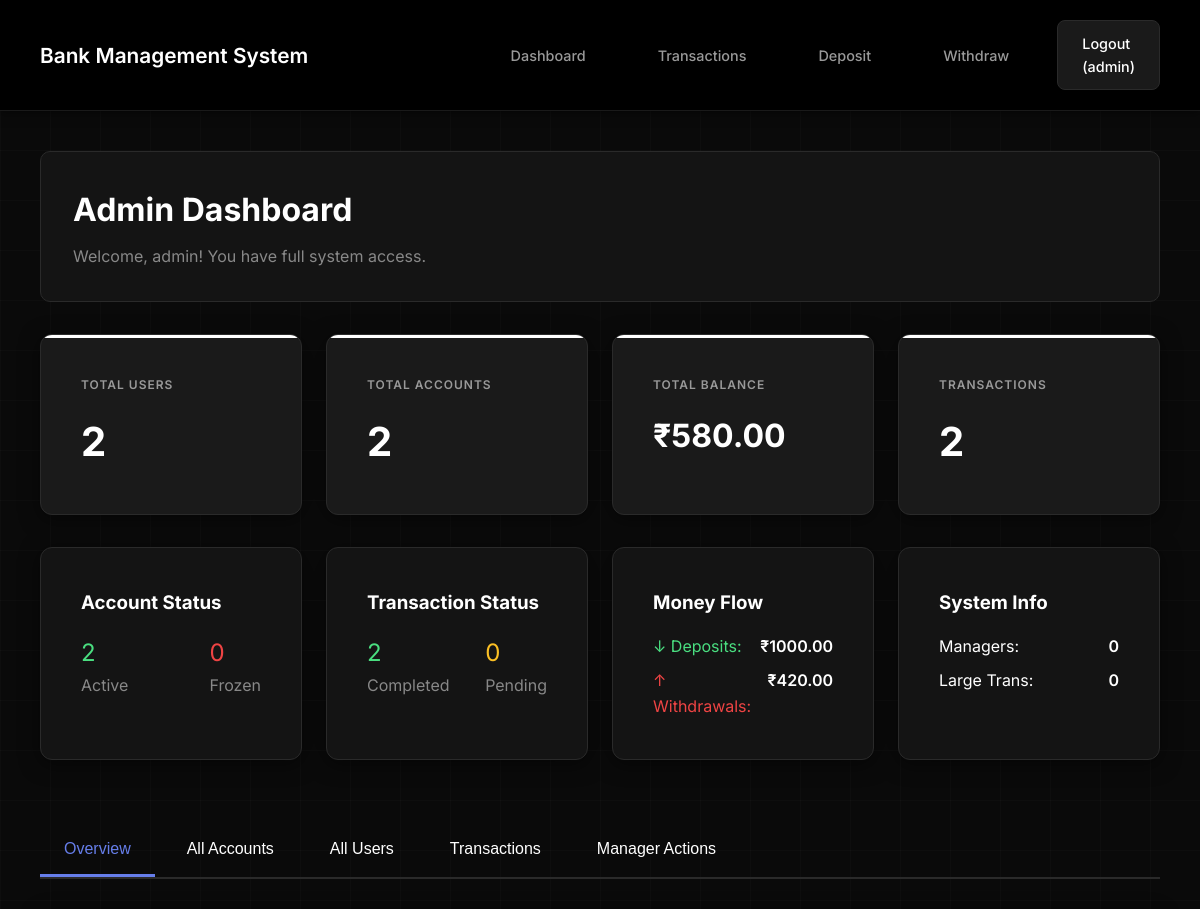
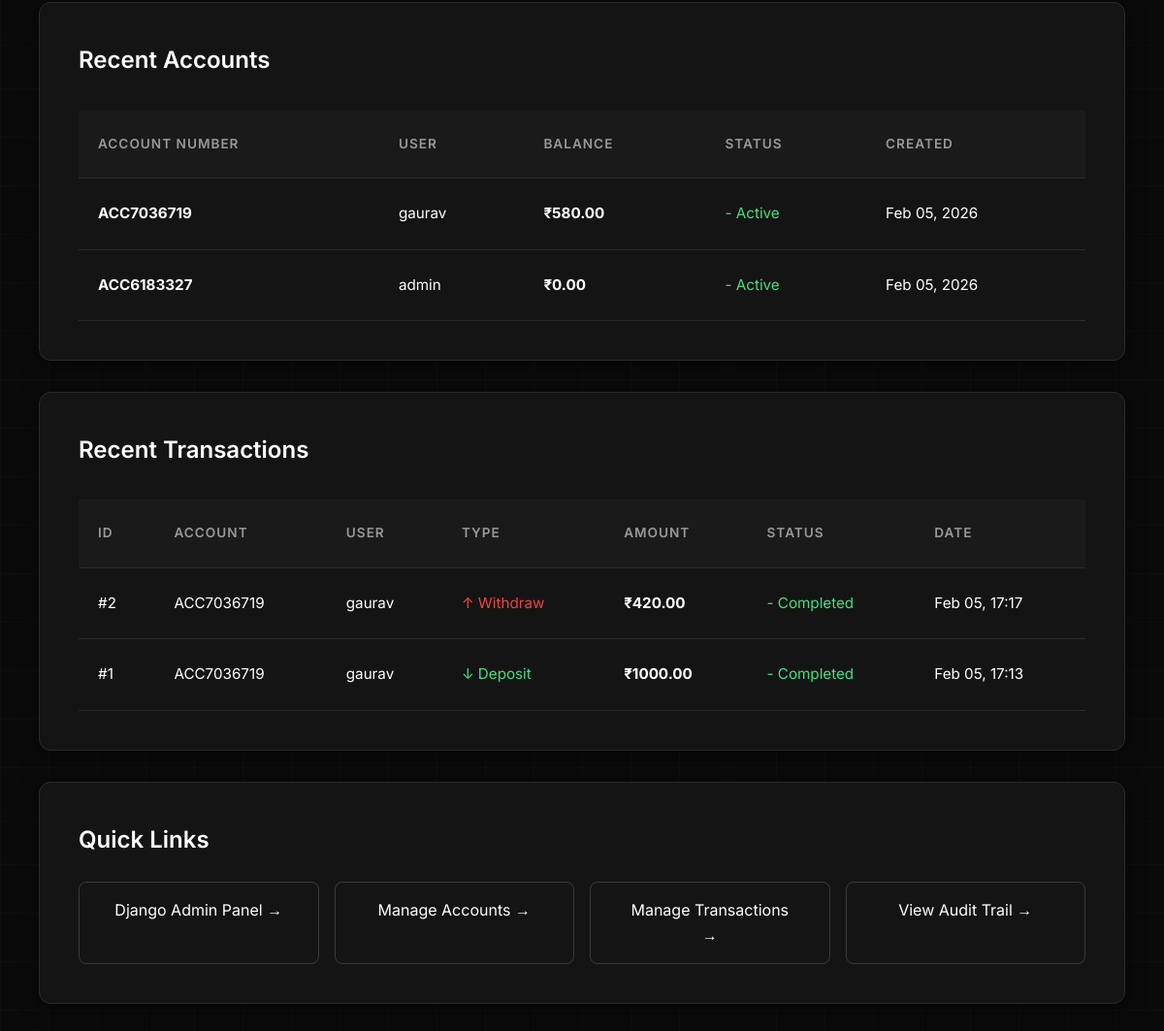
The app's page /bank/dashboard/ (signed in), older data (2 pictures, top to bottom).
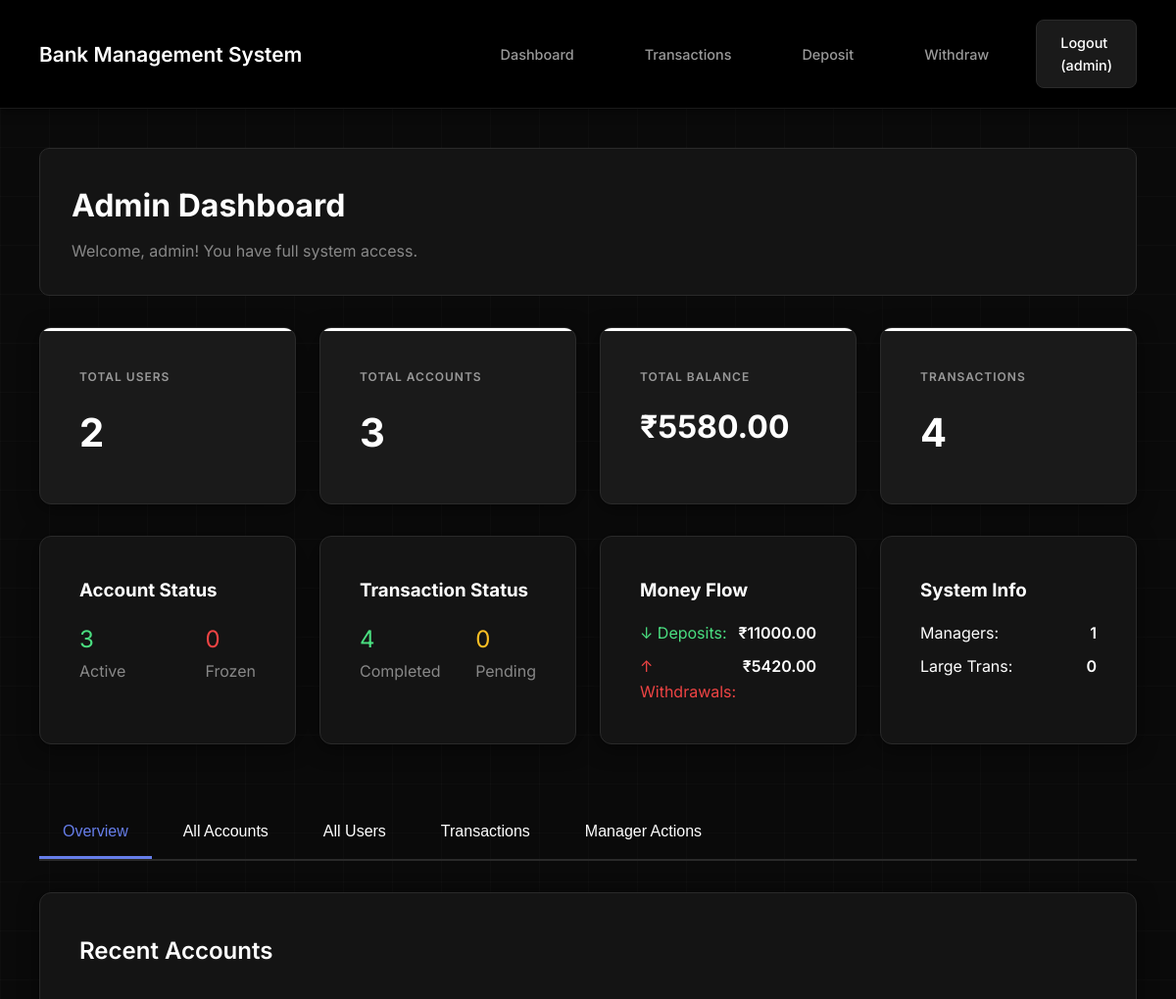
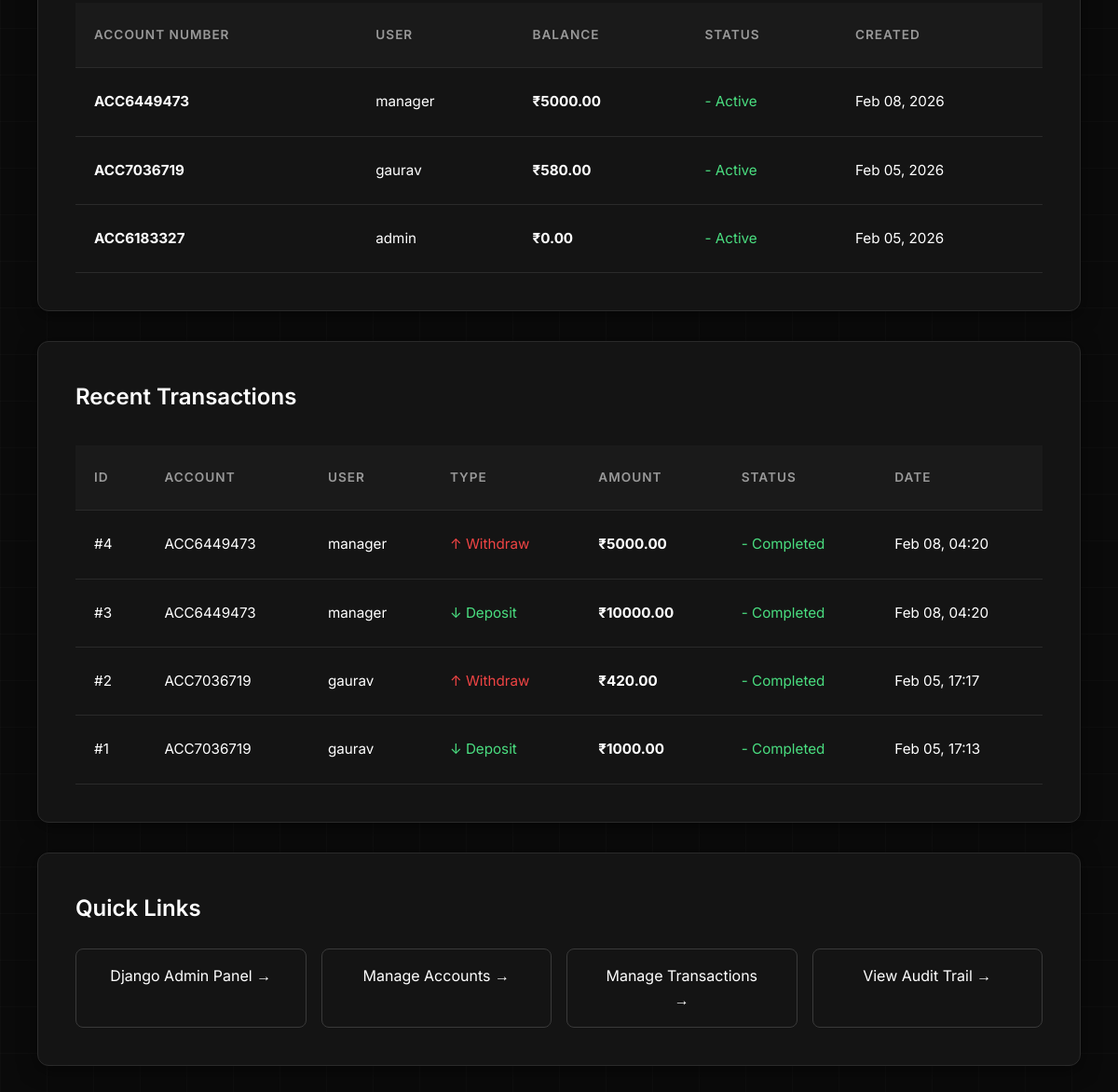
The same page, newer data (2 pictures, top to bottom).
### apps/bank/models.py (models this page shows, shortened)
class Account(models.Model):
    ACTIVE = 'ACTIVE'
    FROZEN = 'FROZEN'
    STATUS_CHOICES = [
        (ACTIVE, 'Active'),
        (FROZEN, 'Frozen'),
    ]
    user = models.OneToOneField(
        User,
        on_delete=models.CASCADE,
        related_name='account'
    )
    account_number = models.CharField(
        max_length=10,
        unique=True,
        editable=False
    )
    balance = models.DecimalField(
        max_digits=12,
        decimal_places=2,
        default=0.00
    )
    status = models.CharField(
        max_length=10,
        choices=STATUS_CHOICES,
        default=ACTIVE
    )
    created_at = models.DateTimeField(auto_now_add=True)
    last_activity = models.DateTimeField(auto_now=True)
    class Meta:
        ordering = ['-created_at']  # Newest accounts first

class Transaction(models.Model):
    DEPOSIT = 'DEPOSIT'
    WITHDRAW = 'WITHDRAW'
    TRANSACTION_TYPES = [
        (DEPOSIT, 'Deposit'),
        (WITHDRAW, 'Withdraw'),
    ]
    PENDING = 'PENDING'
    APPROVED = 'APPROVED'
    REJECTED = 'REJECTED'
    COMPLETED = 'COMPLETED'
    STATUS_CHOICES = [
        (PENDING, 'Pending'),
        (APPROVED, 'Approved'),
        (REJECTED, 'Rejected'),
        (COMPLETED, 'Completed'),
    ]
    account = models.ForeignKey(
        Account,
        on_delete=models.CASCADE,
        related_name='transactions'
    )
    transaction_type = models.CharField(
        max_length=10,
        choices=TRANSACTION_TYPES
    )
    amount = models.DecimalField(
        max_digits=12,
        decimal_places=2
    )
    balance_after = models.DecimalField(
        max_digits=12,
        decimal_places=2
    )
    status = models.CharField(
        max_length=10,
        choices=STATUS_CHOICES,
        default=COMPLETED
    )
    description = models.CharField(
        max_length=200,
        blank=True,
        null=True
    )
    timestamp = models.DateTimeField(auto_now_add=True)
    approved_by = models.ForeignKey(
        User,
        on_delete=models.SET_NULL,
        null=True,
        blank=True,
        related_name='approved_transactions'
    )
    approval_note = models.TextField(blank=True, null=True)
    class Meta:
        ordering = ['-timestamp']  # Newest transactions first
        verbose_name = 'Transaction'
        verbose_name_plural = 'Transactions'

### apps/bank/views.py (the view, shortened to what this page needs)
# urls.py: path('dashboard/', views.dashboard_view, name='dashboard'),
@login_required
def dashboard_view(request):
    if hasattr(request.user, 'manager_profile'):
        return redirect('bank:manager_dashboard')
    if request.user.is_superuser:
        return admin_dashboard_view(request)

### templates/bank/admin_dashboard.html (shortened to what the changed rows need)
{% extends 'base.html' %}
{% block content %}
<div style="background: #141414; padding: 2rem; border-radius: 10px; margin-bottom: 2rem; border: 1px solid #2a2a2a;">
    <h1 style="margin: 0 0 0.5rem 0; font-size: 2rem;">Admin Dashboard</h1>
</div>
<div style="display: grid; grid-template-columns: repeat(auto-fit, minmax(200px, 1fr)); gap: 1.5rem; margin-bottom: 2rem;">
    <div class="info-box">
        <h3>Total Accounts</h3>
        <p style="font-size: 2.5rem;">{{ total_accounts }}</p>
    </div>
    <div class="info-box">
        <h3>Total Balance</h3>
        <p style="font-size: 2rem;">₹{{ total_balance|floatformat:2 }}</p>
    </div>
    <div class="info-box">
        <h3>Transactions</h3>
        <p style="font-size: 2.5rem;">{{ total_transactions }}</p>
    </div>
</div>
<div style="display: grid; grid-template-columns: repeat(auto-fit, minmax(250px, 1fr)); gap: 1.5rem; margin-bottom: 2rem;">
    <div class="card">
        <div style="display: flex; justify-content: space-between; margin-top: 1rem;">
            <div>
                <p style="color: #4ade80; font-size: 1.5rem; margin: 0;">{{ active_accounts }}</p>
                <p style="color: #888; margin: 0;">Active</p>
            </div>
        </div>
    </div>
    <div class="card">
        <div style="display: flex; justify-content: space-between; margin-top: 1rem;">
            <div>
                <p style="color: #4ade80; font-size: 1.5rem; margin: 0;">{{ completed_transactions }}</p>
                <p style="color: #888; margin: 0;">Completed</p>
            </div>
        </div>
    </div>
    <div class="card">
        <div style="margin-top: 1rem;">
            <div style="display: flex; justify-content: space-between; margin-bottom: 0.5rem;">
                <span style="color: #4ade80;">↓ Deposits:</span>
                <span style="font-weight: 600;">₹{{ total_deposits|floatformat:2 }}</span>
            </div>
            <div style="display: flex; justify-content: space-between;">
                <span style="color: #ef4444;">↑ Withdrawals:</span>
                <span style="font-weight: 600;">₹{{ total_withdrawals|floatformat:2 }}</span>
            </div>
        </div>
    </div>
    <div class="card">
        <div style="margin-top: 1rem;">
            <div style="display: flex; justify-content: space-between; margin-bottom: 0.5rem;">
                <span>Managers:</span>
                <span style="font-weight: 600;">{{ total_managers }}</span>
            </div>
        </div>
    </div>
</div>
<div id="overview-tab" class="tab-content">
    <div class="card" style="margin-bottom: 2rem;">
        <h2>Recent Accounts</h2>
        <table>
            <thead>
                <tr>
                    <th>Account Number</th>
                    <th>User</th>
                    <th>Balance</th>
                    <th>Status</th>
                    <th>Created</th>
                </tr>
            </thead>
            <tbody>
                {% for account in recent_accounts %}
                <tr>
                    <td><strong>{{ account.account_number }}</strong></td>
                    <td>{{ account.user.username }}</td>
                    <td><strong>₹{{ account.balance|floatformat:2 }}</strong></td>
                    <td>
                        {% if account.status == 'ACTIVE' %}
                            <span style="color: #4ade80;">- Active</span>
                        {% else %}
                            <span style="color: #ef4444;">- Frozen</span>
                        {% endif %}
                    </td>
                    <td>{{ account.created_at|date:"M d, Y" }}</td>
                </tr>
                {% endfor %}
            </tbody>
        </table>
    </div>
    <div class="card">
        <h2>Recent Transactions</h2>
        <table>
            <thead>
                <tr>
                    <th>ID</th>
                    <th>Account</th>
                    <th>User</th>
                    <th>Type</th>
                    <th>Amount</th>
                    <th>Status</th>
                    <th>Date</th>
                </tr>
            </thead>
            <tbody>
                {% for transaction in recent_transactions %}
                <tr>
                    <td>#{{ transaction.id }}</td>
                    <td>{{ transaction.account.account_number }}</td>
                    <td>{{ transaction.account.user.username }}</td>
                    <td>
                        {% if transaction.transaction_type == 'DEPOSIT' %}
                            <span style="color: #4ade80;">↓ Deposit</span>
                        {% else %}
                            <span style="color: #ef4444;">↑ Withdraw</span>
                        {% endif %}
                    </td>
                    <td>
                        <strong>₹{{ transaction.amount|floatformat:2 }}</strong>
                    </td>
                    <td>
                        {% if transaction.status == 'COMPLETED' %}
                            <span style="color: #4ade80;">- Completed</span>
                        {% elif transaction.status == 'PENDING' %}
                            <span style="color: #fbbf24;">- Pending</span>
                        {% elif transaction.status == 'APPROVED' %}
                            <span style="color: #4ade80;">- Approved</span>
                        {% else %}
                            <span style="color: #ef4444;">- Rejected</span>
                        {% endif %}
                    </td>
                    <td>{{ transaction.timestamp|date:"M d, H:i" }}</td>
                </tr>
                {% endfor %}
            </tbody>
        </table>
    </div>
</div>
<div class="card" style="margin-top: 2rem;">
    <h2>Quick Links</h2>
</div>
{% endblock %}

Row changes from the older to the newer data that the page shows:
added Account: account_number "ACC6449473", user.username "manager", balance "5000.00", status "- Active", created_at "Feb 08, 2026"
added Transaction: transaction_type "↑ Withdraw", status "- Completed"
added Transaction: transaction_type "↓ Deposit", status "- Completed"
Text that changed along with them:
{{ total_accounts }}: "2" → "3"
{{ total_balance|floatformat:2 }}: "580.00" → "5580.00"
{{ total_transactions }}: "2" → "4"
{{ active_accounts }}: "2" → "3"
{{ completed_transactions }}: "2" → "4"
{{ total_deposits|floatformat:2 }}: "1000.00" → "11000.00"
{{ total_withdrawals|floatformat:2 }}: "420.00" → "5420.00"
{{ total_managers }}: "0" → "1"
